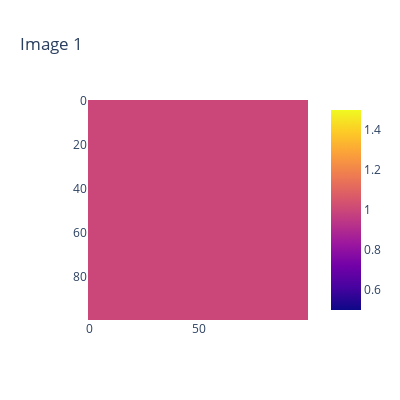
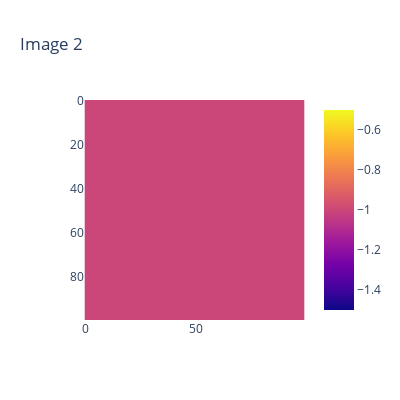

The code cell stored with these charts, in order, in its notebook:
### Code cell
import numpy as np
from src.data import dataset
from src.utils import plotters

# Sample images (mock data for illustration)
image1 = np.ones((100, 100, 3), dtype=np.uint8) * 255  # White image
image2 = np.zeros((100, 100, 3), dtype=np.uint8)      # Black image

images = [image1, image2]

visualizer = plotters.ImageVisualizer(width=400, height=400)
visualizer.display_images(images)

# Initialize ImagePipeline and apply image processing
pipeline = dataset.ImagePipeline(config_path="settings/image_pipeline.yaml")
processed_images = [pipeline.apply(img) for img in images]

print("Processed Images:")
for idx, img in enumerate(processed_images):
    print(f"Image {idx+1}: Shape={img.shape}")

visualizer.display_images(processed_images)

### Figure 1 — Plotly figure (JSON) as saved in the notebook; plotly's stock layout.template omitted (floating-point values rounded to 4 significant figures; data arrays with more than 128 entries replaced by an {"elided": "..."} marker saying what was removed)
{"data": [{"coloraxis": "coloraxis", "hovertemplate": "x: %{x}<br>y: %{y}<br>color: %{z}<extra></extra>", "name": "0", "type": "heatmap", "xaxis": "x", "yaxis": "y", "z": {"elided": "100x100 int values"}}], "layout": {"coloraxis": {"colorscale": [[0, "#0d0887"], [0.1111, "#46039f"], [0.2222, "#7201a8"], [0.3333, "#9c179e"], [0.4444, "#bd3786"], [0.5556, "#d8576b"], [0.6667, "#ed7953"], [0.7778, "#fb9f3a"], [0.8889, "#fdca26"], [1, "#f0f921"]]}, "height": 400, "title": {"text": "Image 1"}, "width": 400, "xaxis": {"anchor": "y", "constrain": "domain", "domain": [0, 1], "scaleanchor": "y"}, "yaxis": {"anchor": "x", "autorange": "reversed", "constrain": "domain", "domain": [0, 1]}}}

### Figure 2 — Plotly figure (JSON) as saved in the notebook; plotly's stock layout.template omitted (floating-point values rounded to 4 significant figures; data arrays with more than 128 entries replaced by an {"elided": "..."} marker saying what was removed)
{"data": [{"coloraxis": "coloraxis", "hovertemplate": "x: %{x}<br>y: %{y}<br>color: %{z}<extra></extra>", "name": "0", "type": "heatmap", "xaxis": "x", "yaxis": "y", "z": {"elided": "100x100 int values"}}], "layout": {"coloraxis": {"colorscale": [[0, "#0d0887"], [0.1111, "#46039f"], [0.2222, "#7201a8"], [0.3333, "#9c179e"], [0.4444, "#bd3786"], [0.5556, "#d8576b"], [0.6667, "#ed7953"], [0.7778, "#fb9f3a"], [0.8889, "#fdca26"], [1, "#f0f921"]]}, "height": 400, "title": {"text": "Image 2"}, "width": 400, "xaxis": {"anchor": "y", "constrain": "domain", "domain": [0, 1], "scaleanchor": "y"}, "yaxis": {"anchor": "x", "autorange": "reversed", "constrain": "domain", "domain": [0, 1]}}}
